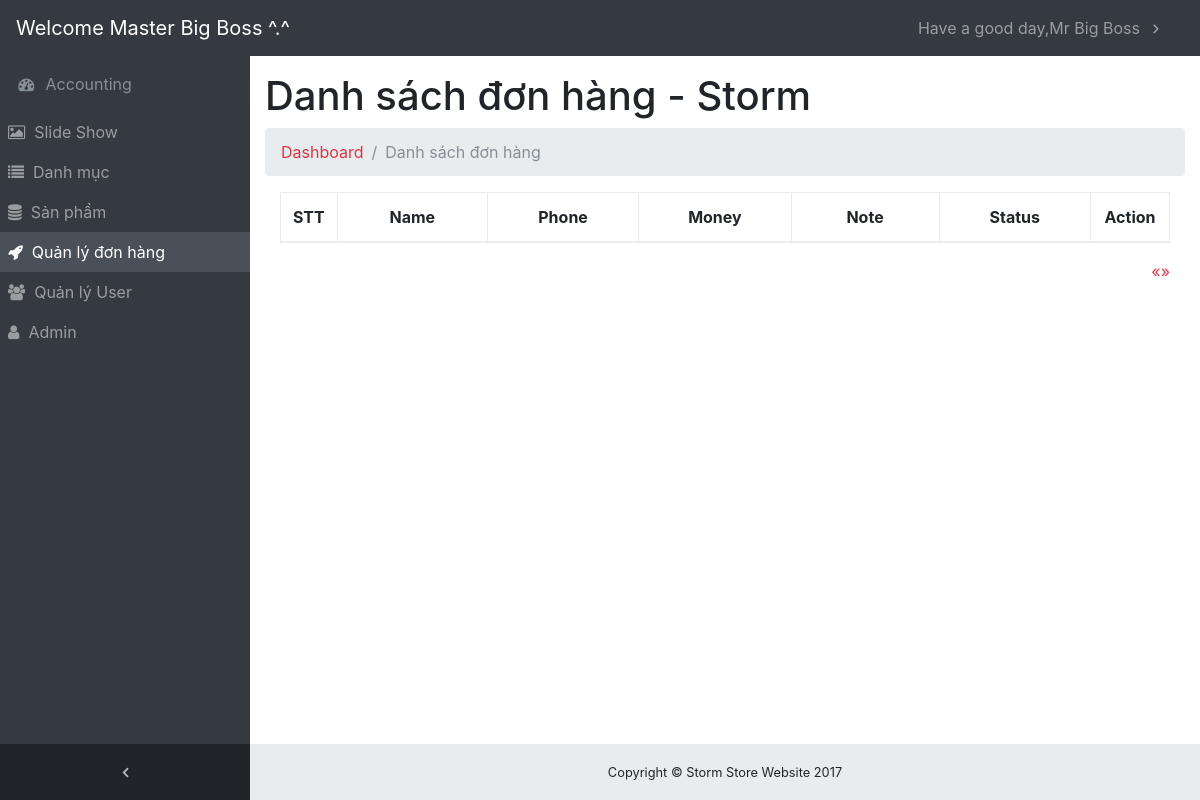
The page /admin/modules/transaction/index.php (signed in) on the database as committed earlier.
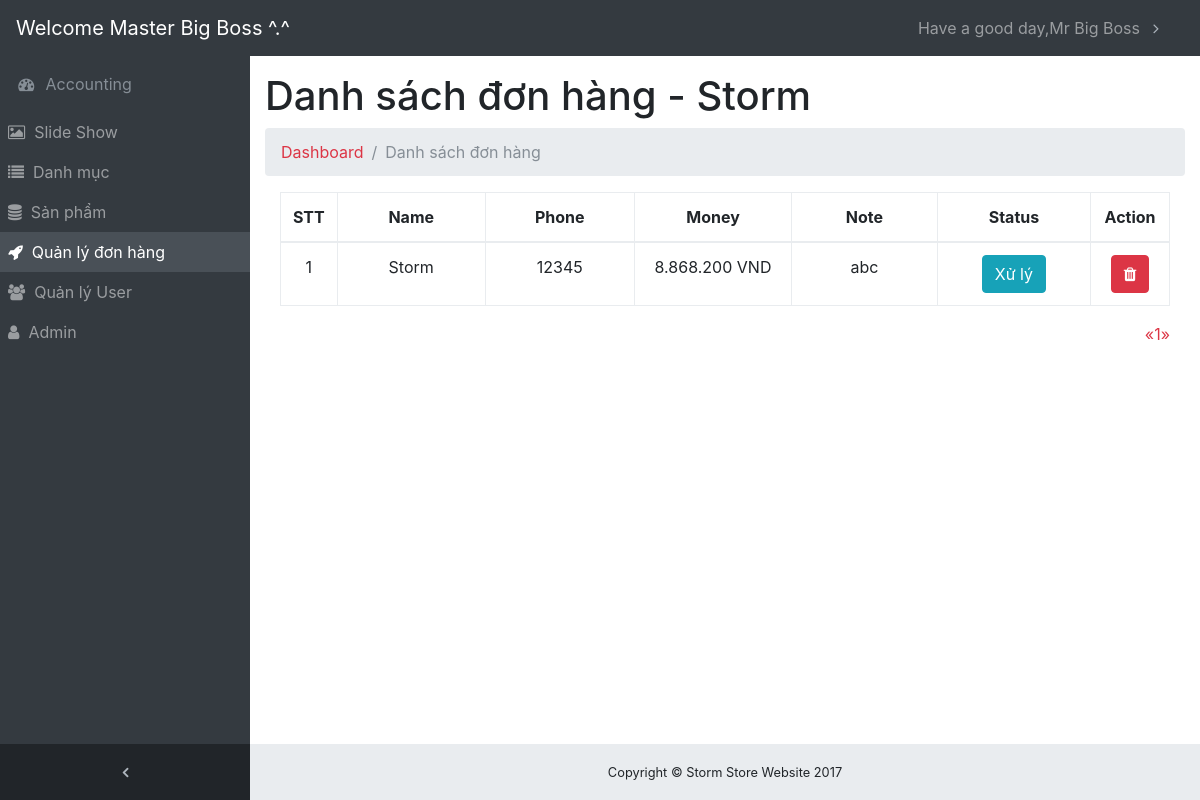
The same page on the database as committed later.
### tables this page shows
CREATE TABLE `transaction` (
  `id` int(11) NOT NULL,
  `amount` int(11) DEFAULT NULL,
  `users_id` int(11) DEFAULT NULL,
  `status` tinyint(4) DEFAULT '0',
  `note` text,
  `created_at` timestamp NULL DEFAULT CURRENT_TIMESTAMP,
  `updated_at` timestamp NULL DEFAULT CURRENT_TIMESTAMP ON UPDATE CURRENT_TIMESTAMP
);

CREATE TABLE `users` (
  `id` int(11) NOT NULL,
  `name` varchar(100) DEFAULT NULL,
  `email` varchar(100) DEFAULT NULL,
  `phone` char(15) DEFAULT NULL,
  `address` varchar(100) DEFAULT NULL,
  `password` varchar(50) DEFAULT NULL,
  `re_password` varchar(50) DEFAULT NULL,
  `avatar` varchar(100) DEFAULT NULL,
  `status` tinyint(4) DEFAULT '1',
  `token` varchar(50) DEFAULT NULL,
  `created_at` timestamp NULL DEFAULT CURRENT_TIMESTAMP,
  `updated_at` timestamp NULL DEFAULT CURRENT_TIMESTAMP ON UPDATE CURRENT_TIMESTAMP
);

### libraries/database.php (called while the page is built, shortened)
<?php
class Database
{
    public $link;
    public function __construct()
    {
        $this->link = mysqli_connect("localhost","id3342802_t163806","phuctran0312","id3342802_storm") or die ();
        mysqli_set_charset($this->link,"utf8");
    }
    public function countTable($table)
    {
        $sql = "SELECT id FROM  {$table}";
        $result = mysqli_query($this->link, $sql) or die("Lỗi Truy Vấn countTable----" .mysqli_error($this->link));
        $num = mysqli_num_rows($result);
        return $num;
    }
    public  function fetchJone($table,$sql ,$page = 0,$row ,$pagi = false )
    {
        $data = [];
        if ($pagi == true )
        {
            $total = $this->countTable($table);
            $sotrang = ceil($total / $row);
            $start = ($page - 1 ) * $row ;
            $sql .= " LIMIT $start,$row";
            $data = [ "page" => $sotrang];
            $result = mysqli_query($this->link,$sql) or die("Lỗi truy vấn fetchJone ---- " .mysqli_error($this->link));
        }
        else
        {
            $result = mysqli_query($this->link,$sql) or die("Lỗi truy vấn fetchJone ---- " .mysqli_error($this->link));
        }
        if( $result)
        {
            while ($num = mysqli_fetch_assoc($result))
            {
                $data[] = $num;
            }
        }
        return $data;
    }
}
?>

### admin/autoload/autoload.php (called while the page is built, shortened)
<?php
	require_once __DIR__. "/../../libraries/database.php";
    require_once __DIR__. "/../../libraries/function.php";
    $db = new Database;
?>

### libraries/function.php (called while the page is built, shortened)
<?php
function formatPrice($number){
    $number = intval($number);
    return $number = number_format($number,0,',','.') . " VND";
}
?>

### admin/modules/transaction/index.php (the view, shortened to what the changed rows need)
<?php
require_once __DIR__. "/../../autoload/autoload.php";
if (isset($_GET['page'])) {
	$p = $_GET['page'];
}else{
	$p = 1;
}
$sql = "SELECT transaction.*, users.name as nameuser, users.phone as phoneuser FROM transaction LEFT JOIN users on users.id = transaction.users_id ORDER BY ID DESC ";
$transaction = $db->fetchJone("transaction",$sql,$p,10,true);
if (isset($transaction['page'])) {
	$sotrang = $transaction['page'];
	unset($transaction['page']);
}
?>
<?php require_once __DIR__. "/../../layout/header.php"; ?>
<div class="row">
	<div class="col-lg-12">
		<h1>Danh sách đơn hàng - Storm</h1>
	</div>
</div>
<div class="row">
	<div class="col-md-12">
		<div class="table-responsive">
			<div id="dataTable_wrapper" class="dataTables_wrapper container-fluid dt-bootstrap4">
				<div class="row">
					<div class="col-sm-12">
						<table class="table table-bordered dataTable" id="dataTable" width="100%" cellspacing="0" role="grid" aria-describedby="dataTable_info" style="width: 100%; text-align: center;">
							<thead>
								<tr role="row">
									<th class="sorting_asc" tabindex="0" aria-controls="dataTable" rowspan="1" colspan="1" aria-sort="ascending" aria-label="Name: activate to sort column descending" style="width: 50px;">STT</th>
									<th class="sorting" tabindex="0" aria-controls="dataTable" rowspan="1" colspan="1" aria-label="Position: activate to sort column ascending" style="width: 180px;">Name</th>
									<th class="sorting" tabindex="0" aria-controls="dataTable" rowspan="1" colspan="1" aria-label="Position: activate to sort column ascending" style="width: 180px;">Phone</th>
									<th class="sorting" tabindex="0" aria-controls="dataTable" rowspan="1" colspan="1" aria-label="Position: activate to sort column ascending" style="width: 180px;">Money</th>
									<th class="sorting" tabindex="0" aria-controls="dataTable" rowspan="1" colspan="1" aria-label="Position: activate to sort column ascending" style="width: 180px;">Note</th>
									<th class="sorting" tabindex="0" aria-controls="dataTable" rowspan="1" colspan="1" aria-label="Position: activate to sort column ascending" style="width: 180px;">Status</th>
									<th class="sorting" tabindex="0" aria-controls="dataTable" rowspan="1" colspan="1" aria-label="Age: activate to sort column ascending" style="width: 80px;">Action</th>
								</tr>
							</thead>
							<tbody>
								<?php $stt = 1;foreach ($transaction as $item):?>
								<tr role="row" class="odd">
									<td><?php echo $stt ?></td>
									<td><?php echo $item['nameuser'] ?></td>
									<td><?php echo $item['phoneuser'] ?></td>
									<td><?php echo formatPrice($item['amount']) ?></td>
									<td><?php echo $item['note'] ?></td>
									<td>
										<a href="status.php?id=<?php echo $item['id'] ?>" class="btn btn-xs <?php echo $item['status'] ==0 ? 'btn-danger' : 'btn-info'?>"><?php echo $item['status'] ==0 ? 'Xử lý' : 'Xử lý' ?></a>
									</td>
									<td>
										<a class="btn btn-xs btn-danger" href="delete.php?id=<?php echo $item['id'] ?>"><i class="fa fa-trash"></i></a>
									</td>
								</tr>
								<?php $stt++; endforeach ?>
							</tbody>
						</table>
						<div class="pull-right">
							<nav aria-label="Page navigation" class="clearfix">
								<ul class="pagination">
									<?php for ($i=1; $i <= $sotrang ; $i++): ?>
										<?php
										if(isset($_GET['page'])){
											$p = $_GET['page'];
										}else{
											$p = 1;
										}
										?>
										<li class="<?php echo ($i == $p) ? 'active' : '' ?>">
											<a href="?page=<?php echo $i; ?>"><?php echo $i; ?></a>
										</li>
									<?php  endfor;?>
								</ul>
							</nav>
						</div>
					</div>
				</div>
			</div>
		</div>
	</div>
</div>
<?php require_once __DIR__. "/../../layout/footer.php"; ?>

Rows that differ between the two databases and show on the page:
added transaction: users.name "Storm", users.phone "12345", amount "8.868.200 VND", note "abc", status "Xử lý"
Other text that changed with them:
new list line: "1"
